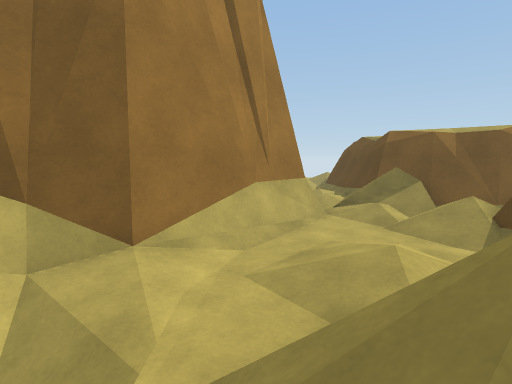
view 1 (above)

16 first-person views from a walk through a 3-D level made in the Unity game engine. The camera is 1.4 m above the floor, tilts 6° down and sees 80° across. The floor is counted in squares, 1 m on a side. Each view is taken from the middle of a square. On the plan, view 1 faces up. The plan holds only what a view shows up to about 14 squares ahead; the rest is blank. The place goes on beyond the plan. Some animated figures are not drawn.

view 2
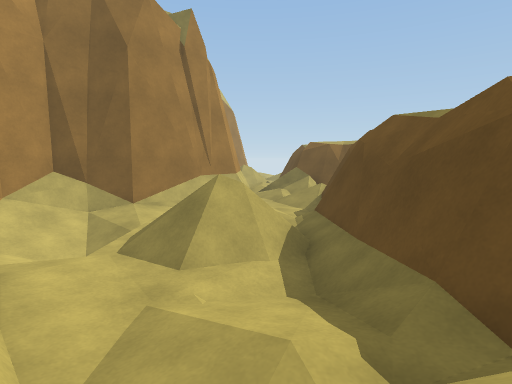

view 3
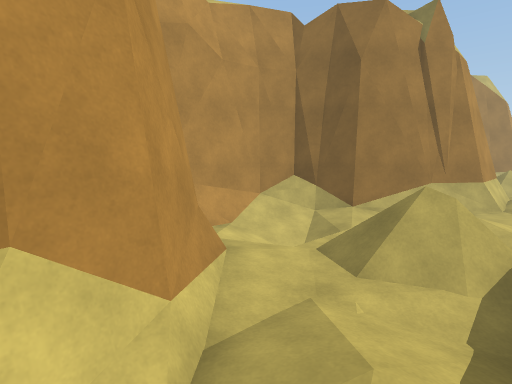

view 4
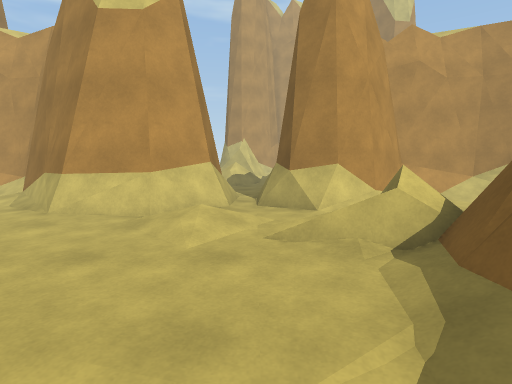

view 5
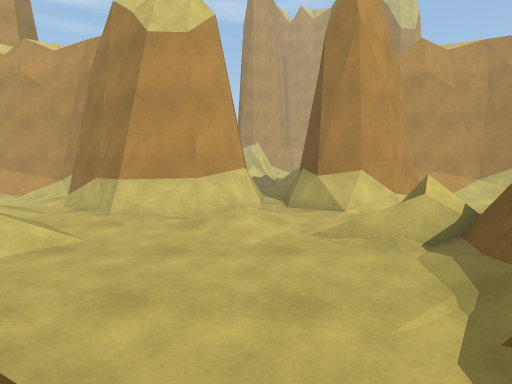

view 6
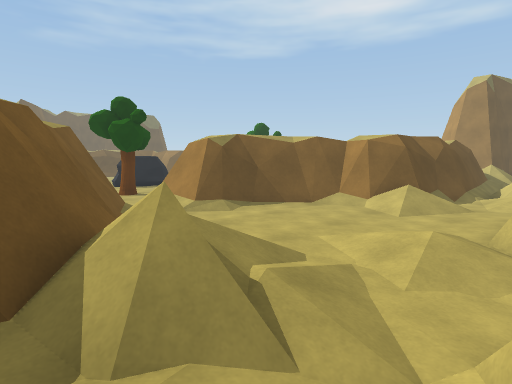

view 7
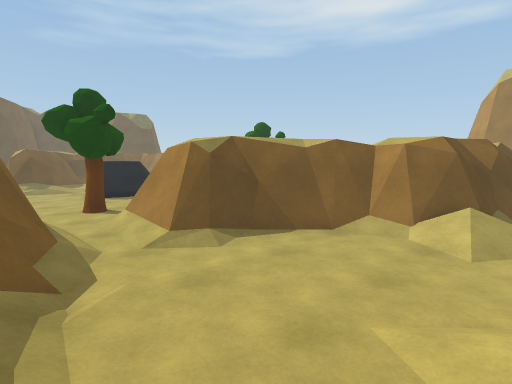

view 8
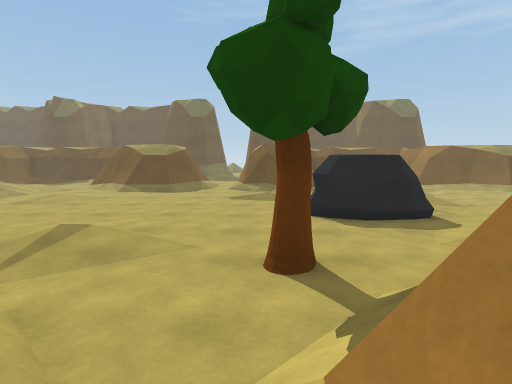

view 9
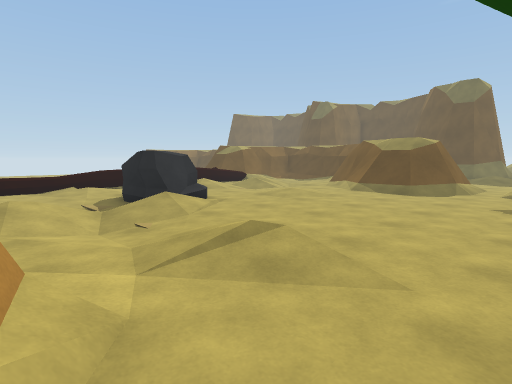

view 10
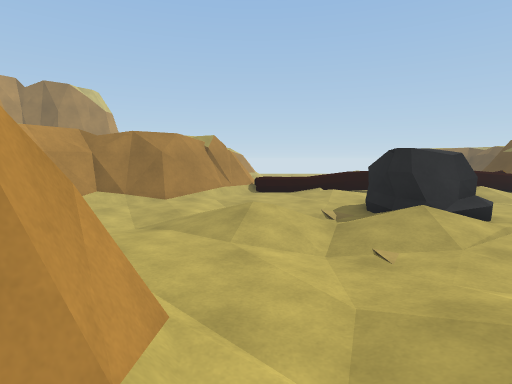

view 11
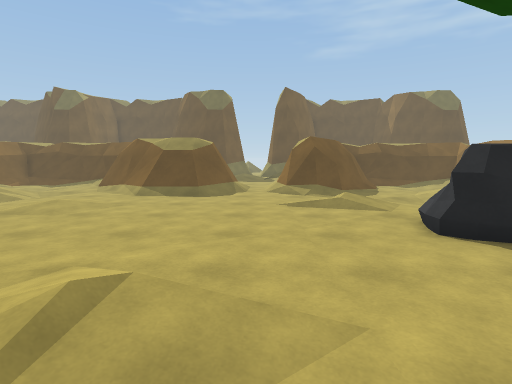

view 12
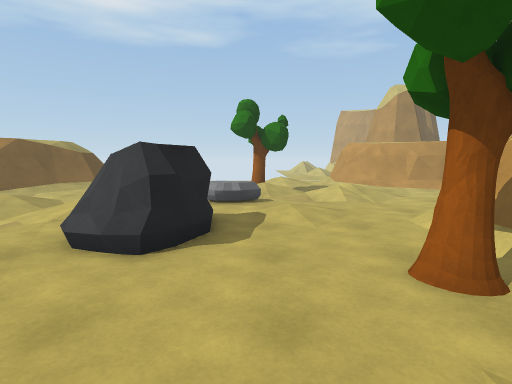

view 13
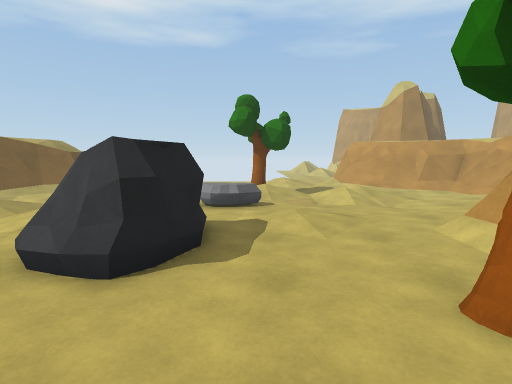

view 14
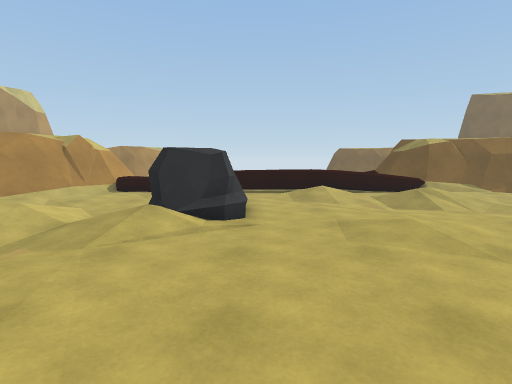

view 15
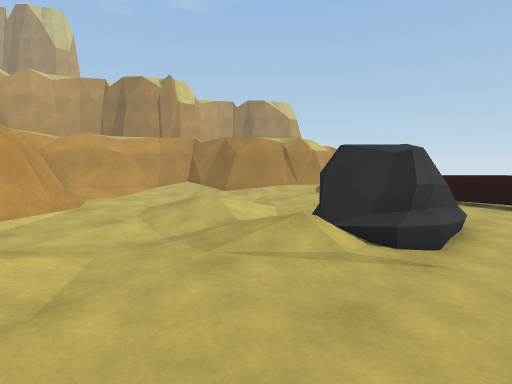

view 16
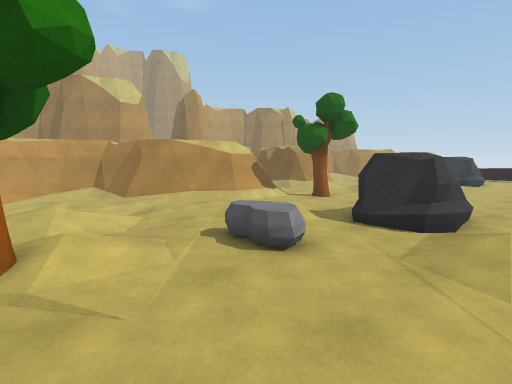

### Floor plan
Key: @ floor where view 1 was taken; # wall or solid block; . main floor; : floor 0.25 m higher than the main floor; - floor 0.25 m lower than the main floor; / step, stairs or slope; = window, fence, low wall or low ledge; T tree; R rock; O other object.
Columns run from 5 left of view 1 to 27 right of it. Each row starts with its distance up from view 1.
  9       #/ =##
  8       #//==#    ##=# O==##=# ===#
  7      ##.//     ###===/..=======#/
  6     ##..//     ##/...:..../ ..
  5    ##..../#  ###/.........//./::
  4  ###..//./####=/.-....R..../-///-
  3 ##//..//.## #/...- --RRR....----.
  2 ##////  .#  #.---  /-/RR.......-.
  1 ##///////####.--.::/./RO......../
  0 ##///@///####..-..//.//....:.../#
 -1  # /...-/####//...---........./##
 -2    ##.../#######...--........./##
 -3     ##.::########............./##
 -4      ##://########..:/......../##
 -5      ##./=/=######.../........./=
 -6   ####/.//.../=##=...............
 -7   ====./.......//..............==
 -8   ####.//.....////.T......./...##
 -9      ##//.....###=/TT......// .##
-10       #.......####=.....RR...  /#
-11       #......##  #=....RRR..--../
-12      ##..///######=....RRR..---..
-13     ##/.//=######=......R/ /.//..
-14    ##/.../######=.........:/.//.
-15    #/./:./######.--....R..//-//
-16  ## .. /.####=/..----.RRR..---
-17 ##/     .####.---///--......----
-18 ##/     /#  #.---.//-//..........
-19  #.     /#  #.---.././:.... ....#
-20  #      /#  #/...     T... .   =#

Where each view was taken, in squares from view 1:
view 1: 0 up, 0 right, facing up
view 2: 5 down, 2 right, facing up
view 3: 5 down, 3 right, facing up-left
view 4: 7 down, 9 right, facing left
view 5: 8 down, 10 right, facing left
view 6: 3 down, 1 right, facing down-right
view 7: 5 down, 3 right, facing down-right
view 8: 8 down, 10 right, facing right
view 9: 8 down, 12 right, facing up-right
view 10: 6 down, 13 right, facing up
view 11: 6 down, 13 right, facing right
view 12: 5 down, 17 right, facing down
view 13: 6 down, 17 right, facing down
view 14: 6 down, 19 right, facing up
view 15: 4 down, 20 right, facing up-left
view 16: 20 down, 22 right, facing up-left
